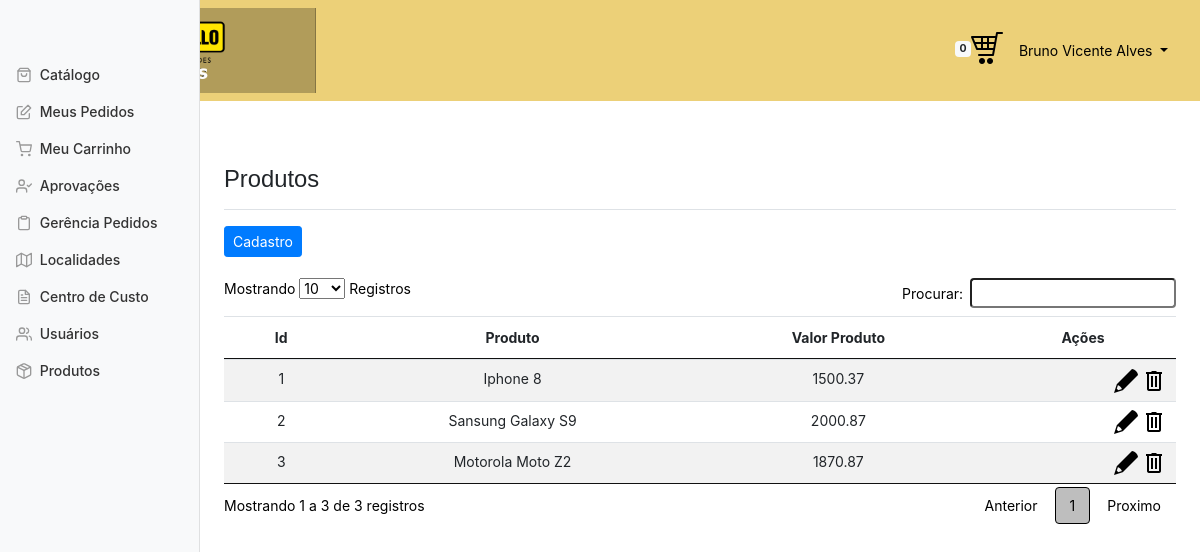
The page /form_produto.php (signed in) on the database its author committed.
### tables this page shows
CREATE TABLE `produtos` (
  `id_produto` int(11) NOT NULL,
  `nome_produto` varchar(100) DEFAULT NULL,
  `valor_produto` decimal(8,2) DEFAULT NULL,
  `parcela_produto` int(11) DEFAULT NULL,
  `valor_parcela_produto` decimal(8,2) DEFAULT NULL,
  `brev_desc_produto` varchar(1000) DEFAULT NULL,
  `desc_completa_produto` varchar(1500) DEFAULT NULL,
  `foto_1` varchar(60) DEFAULT NULL,
  `foto_2` varchar(60) DEFAULT NULL,
  `foto_3` varchar(60) DEFAULT NULL
);

### form_produto.php (the view, shortened to what this page needs)
<!doctype html>
<html lang="br">
  <head>
	<link href="css/dataTables.min.css" rel="stylesheet">
    <link href="css/painel.css" rel="stylesheet">
    <link href="dashboard.css" rel="stylesheet">
  </head>
  <body>
    <nav class="navbar navbar-expand navbar-light "style="background-color: #ECD078;>
		<nav class="navbar navbar-inverse">
			  <div class="container-fluid">
					<div class="navbar-header">
					   <a class="navbar-brand" href="catalago.php"><img width="70%" height="50%" src="img/logo.png"></a>
					</div>
					<ul class="nav navbar-right">
					  <li><span class="badge badge-light"><?=$_SESSION['contadorcarrinho']?></span><a href="carrinho_compras.php"><img src="img/carrinho.nav2.png" ></a></li>
					  <li><a><span class="glyphicon glyphicon-log-in"></span>
									<ul class="nav justify-content-end">
										<li class="nav-item dropdown">
											<a class="nav-link dropdown-toggle menu-header" href="#" id="navbarDropdownMenuLink" data-toggle="dropdown">
												<span class="d-none d-sm-inline"><?php echo $_SESSION['usuarioNome']; ?> </span>
											</a>
										</li>
									</ul>
							</a>
						</li>
					</ul>
			  </div>
		</nav>
    <div class="container-fluid">
      <div class="row">
        <nav class="col-md-2 d-none d-md-block bg-light sidebar">
						<div class="sidebar-sticky">
						   <ul class="nav flex-column">
								<?php
								include_once("menu.php");
								 ?>
							</ul>
						</div>
					</nav>
				<main role="main" class="col-md-5 ml-sm-auto col-lg-10 px-4">
					  <div class="d-flex justify-content-between flex-wrap flex-md-nowrap align-items-center pt-3 pb-2 mb-3 border-bottom">
						 <h2 style="font-family:Helvetica;font-size:170%;" >Produtos</h2>
					  </div>
					  <?php
					   include_once("conexao.php");
					  $sql_localidade = "SELECT id_produto,nome_produto,valor_produto FROM produtos ";
					$resultado1 = mysqli_query($conn,$sql_localidade);
						$numRegistros = mysqli_num_rows($resultado1);
					   if($numRegistros!=0){
					  ?>
				  <div>
				  <a href="form_cadastro_produto.php" class="btn btn-primary btn-sm" role="button" aria-pressed="true" data-toggle="tooltip" data-placement="bottom" title="Cadastre uma localidade">Cadastro</a>
				  <br>
				  <br>
					  <table id="minhaTabela" class="table table-striped table-responsive-xl" >
							<thead>
							  <tr>
									<th style="text-align: center;">Id</th>
									<th style="text-align: center;">Produto</th>
									<th style="text-align: center;">Valor Produto</th>
									<th style="text-align: center;">Ações</th>
								</tr>
							</thead>
								<tbody>
										<?php
										  while($linhas=mysqli_fetch_array($resultado1)){
											  ?>
										  <tr>
												<td style="text-align: center;"><?=$linhas['id_produto']?></td>
												<td style="text-align: center;"><?=$linhas['nome_produto']?></td>
												<td style="text-align: center;"><?=$linhas['valor_produto']?></td>
												<td style="text-align: right;"><a href="carrinho_compras.php?acao=del&id='.$posicao.'" data-toggle="tooltip" data-placement="bottom" title="Editar item" ><img src="img/editar.png" alt="Editar"></a>
												<?php  echo"<a  title=\"Excluir item\" href='delete_tabelas.php?id=".$linhas['id_produto']."&acao=produtos'  onclick=\"return confirm('Tem certeza que deseja que deseja deletar esse item?');\">"; ?>
												<img src="img/excluir.png" alt="Excluir item">
												<?php echo'</a>'; ?>
												</td>
										  </tr>
										  <?php
											}
											?>
									</tbody>
						  </table>
					  </div>
				</main>
				<?php
				   }else{
					   echo' <div class="alert alert-secondary" role="alert">
										Você não tem localidade registradas no sistema!
                                   </div>';
				   }
				?>
			  </div>
			</div>
  </body>
</html>

### css/dashboard.css (style rules this page uses)
body { font-size: .875rem; }
.sidebar { position: fixed; top: 0; bottom: 0; left: 0; z-index: 100; padding: 48px 0 0; box-shadow: inset -1px 0 0 rgba(0, 0, 0, .1); }
.sidebar-sticky { position: relative; top: 0; height: calc(100vh - 48px); padding-top: .5rem; overflow-x: hidden; overflow-y: auto; }
[role="main"] { padding-top: 48px; }
.navbar-brand { padding-top: .75rem; padding-bottom: .75rem; font-size: 1rem; background-color: rgba(0, 0, 0, .25); box-shadow: inset -1px 0 0 rgba(0, 0, 0, .25); }
.border-bottom { border-bottom: 1px solid #e5e5e5; }

### rows shown on the page
produtos: id_produto "1", nome_produto "Iphone 8", valor_produto "1500.37"
produtos: id_produto "2", nome_produto "Sansung Galaxy S9", valor_produto "2000.87"
produtos: id_produto "3", nome_produto "Motorola Moto Z2", valor_produto "1870.87"

### other values the page prints
$_SESSION['contadorcarrinho'] "0"
$_SESSION['usuarioNome'] "Bruno Vicente Alves"
